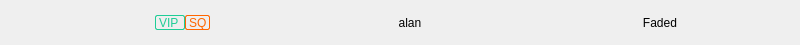
<?xml version="1.0" encoding="UTF-8"?>
<ui version="4.0">
 <class>ListItemBox</class>
 <widget class="QWidget" name="ListItemBox">
  <property name="geometry">
   <rect>
    <x>0</x>
    <y>0</y>
    <width>800</width>
    <height>45</height>
   </rect>
  </property>
  <property name="windowTitle">
   <string>Form</string>
  </property>
  <layout class="QHBoxLayout" name="horizontalLayout">
   <property name="spacing">
    <number>0</number>
   </property>
   <property name="leftMargin">
    <number>0</number>
   </property>
   <property name="topMargin">
    <number>0</number>
   </property>
   <property name="rightMargin">
    <number>0</number>
   </property>
   <property name="bottomMargin">
    <number>0</number>
   </property>
   <item>
    <widget class="QWidget" name="musicNameBox" native="true">
     <property name="minimumSize">
      <size>
       <width>300</width>
       <height>0</height>
      </size>
     </property>
     <property name="maximumSize">
      <size>
       <width>300</width>
       <height>16777215</height>
      </size>
     </property>
     <layout class="QHBoxLayout" name="horizontalLayout_2">
      <property name="spacing">
       <number>0</number>
      </property>
      <property name="leftMargin">
       <number>0</number>
      </property>
      <property name="topMargin">
       <number>0</number>
      </property>
      <property name="rightMargin">
       <number>0</number>
      </property>
      <property name="bottomMargin">
       <number>0</number>
      </property>
      <item>
       <widget class="QPushButton" name="likeBtn">
        <property name="minimumSize">
         <size>
          <width>25</width>
          <height>25</height>
         </size>
        </property>
        <property name="maximumSize">
         <size>
          <width>25</width>
          <height>25</height>
         </size>
        </property>
        <property name="sizeIncrement">
         <size>
          <width>0</width>
          <height>0</height>
         </size>
        </property>
        <property name="styleSheet">
         <string notr="true">#likeBtn{
	border:none;
}


</string>
        </property>
        <property name="text">
         <string/>
        </property>
       </widget>
      </item>
      <item>
       <widget class="QLabel" name="musicNameLabel">
        <property name="minimumSize">
         <size>
          <width>130</width>
          <height>0</height>
         </size>
        </property>
        <property name="maximumSize">
         <size>
          <width>130</width>
          <height>16777215</height>
         </size>
        </property>
        <property name="text">
         <string/>
        </property>
       </widget>
      </item>
      <item>
       <widget class="QLabel" name="VIPLabel">
        <property name="minimumSize">
         <size>
          <width>30</width>
          <height>15</height>
         </size>
        </property>
        <property name="maximumSize">
         <size>
          <width>30</width>
          <height>15</height>
         </size>
        </property>
        <property name="styleSheet">
         <string notr="true">#VIPLabel { 
	border:1px solid #1ECD96;
	color:#1ECD96; 
	border-radius:2px; 
}</string>
        </property>
        <property name="text">
         <string>VIP</string>
        </property>
       </widget>
      </item>
      <item>
       <widget class="QLabel" name="SQLabel">
        <property name="minimumSize">
         <size>
          <width>25</width>
          <height>15</height>
         </size>
        </property>
        <property name="maximumSize">
         <size>
          <width>25</width>
          <height>15</height>
         </size>
        </property>
        <property name="styleSheet">
         <string notr="true">#SQLabel { 
	border:1px solid #FF6600; 
	color:#FF6600; 
	border-radius:2px; 
}</string>
        </property>
        <property name="text">
         <string>SQ</string>
        </property>
       </widget>
      </item>
      <item>
       <spacer name="horizontalSpacer">
        <property name="orientation">
         <enum>Qt::Horizontal</enum>
        </property>
        <property name="sizeHint" stdset="0">
         <size>
          <width>87</width>
          <height>20</height>
         </size>
        </property>
       </spacer>
      </item>
     </layout>
    </widget>
   </item>
   <item>
    <widget class="QWidget" name="musicSingerBox" native="true">
     <property name="minimumSize">
      <size>
       <width>220</width>
       <height>0</height>
      </size>
     </property>
     <property name="maximumSize">
      <size>
       <width>220</width>
       <height>16777215</height>
      </size>
     </property>
     <layout class="QHBoxLayout" name="horizontalLayout_3">
      <property name="spacing">
       <number>0</number>
      </property>
      <property name="leftMargin">
       <number>0</number>
      </property>
      <property name="topMargin">
       <number>0</number>
      </property>
      <property name="rightMargin">
       <number>0</number>
      </property>
      <property name="bottomMargin">
       <number>0</number>
      </property>
      <item>
       <widget class="QLabel" name="musicSingerLabel">
        <property name="styleSheet">
         <string notr="true"/>
        </property>
        <property name="text">
         <string>alan</string>
        </property>
        <property name="alignment">
         <set>Qt::AlignCenter</set>
        </property>
       </widget>
      </item>
     </layout>
    </widget>
   </item>
   <item>
    <widget class="QWidget" name="musicAlbumBox" native="true">
     <layout class="QHBoxLayout" name="horizontalLayout_4">
      <property name="spacing">
       <number>0</number>
      </property>
      <property name="leftMargin">
       <number>0</number>
      </property>
      <property name="topMargin">
       <number>0</number>
      </property>
      <property name="rightMargin">
       <number>0</number>
      </property>
      <property name="bottomMargin">
       <number>0</number>
      </property>
      <item>
       <widget class="QLabel" name="albumNameLabel">
        <property name="text">
         <string>Faded</string>
        </property>
        <property name="alignment">
         <set>Qt::AlignCenter</set>
        </property>
       </widget>
      </item>
     </layout>
    </widget>
   </item>
  </layout>
 </widget>
 <resources/>
 <connections/>
</ui>
